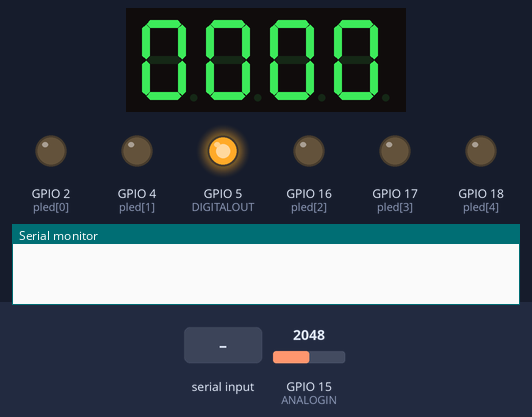
A sketch run on a simulated ESP32. Parts: 4-digit seven-segment display, output pins drawn as LEDs (lit = HIGH), the last lines printed to the serial monitor. The test bench sets the inputs (shaded band); at power-on: GPIO 15 (ANALOGIN) = 2048. The local clock reads 2024-03-15 10:24:30 at power-on unless the sketch sets it.

Above: at 1.2 s.
1.3 s: GPIO 15 (ANALOGIN) set to 110
At 2.4 s:
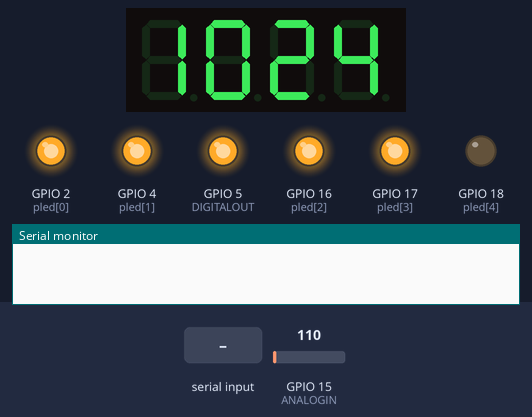
2.8 s: GPIO 15 (ANALOGIN) set to 95
At 3.4 s:
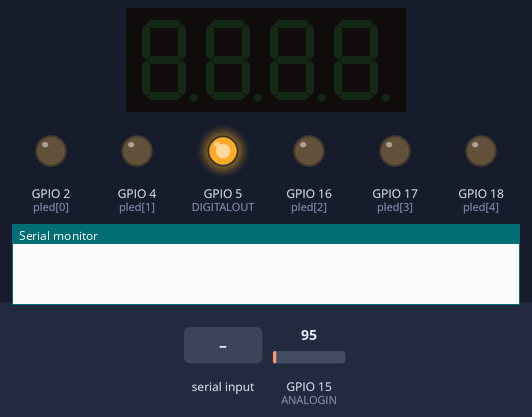
4.3 s: GPIO 15 (ANALOGIN) set to 3040
At 4.75 s:
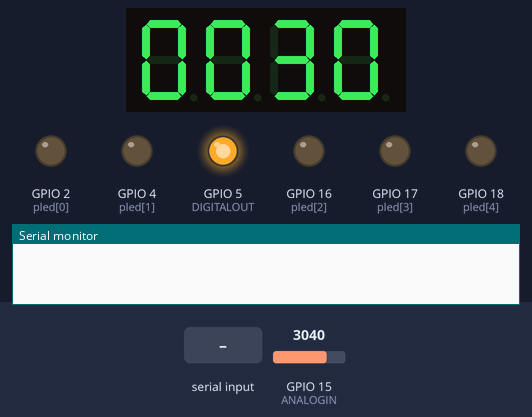
6.1 s: GPIO 15 (ANALOGIN) set to 2058
7.6 s: GPIO 15 (ANALOGIN) set to 1973
At 8.4 s:
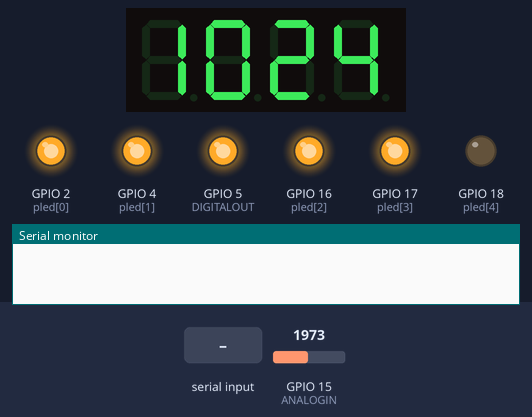
9.1 s: "90,45\n" received over Serial
At 9.6 s:
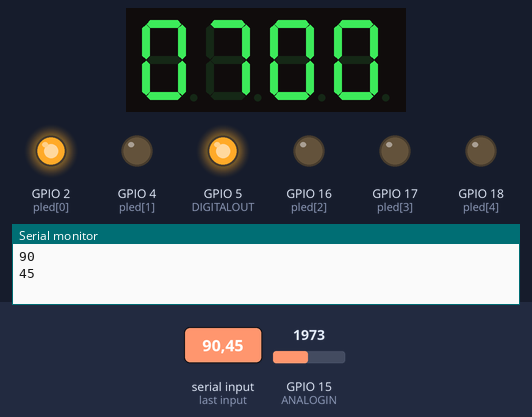
Timing chart, 0 to 12.1 s (numbered marks = the images above; inputs shaded):
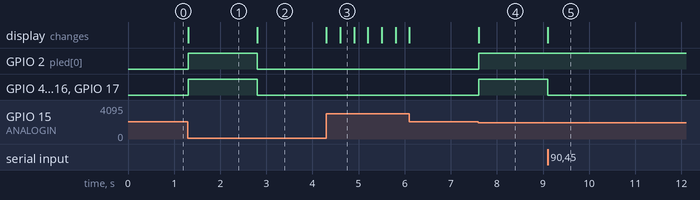

The sketch:

timer_clock.ino
```cpp
#include <Wire.h>
#include <TM1650.h>
#include <ESP32Time.h>

#define ANALOGIN 15
#define DIGITALOUT 5

TM1650 d;
ESP32Time T(25200);

byte nled = 5;
byte pled[] = {2, 4, 16, 17, 18};

enum MODES {OFF_MODE, CLOCK_MODE, PAUSE_MODE, STOPWATCH_MODE};
byte currentMode = OFF_MODE;

unsigned long t = 0;
byte tt = 0;

int timenow;
int stopwatch_time_csec = 0;
byte stopwatch_time_min = 0;
int analogin = 0;


hw_timer_t * timer = NULL;

void IRAM_ATTR timer_isr(){
  if (currentMode == OFF_MODE)
  {

  }
  else
  {
    if (currentMode == STOPWATCH_MODE)
    {
      stopwatch_time_csec++;
      if (stopwatch_time_csec >= 6000)
      {
        stopwatch_time_min++;
        stopwatch_time_csec = 0;
      }
    }

  }

}

void setup() {
  Serial.begin(9600);
  Wire.begin();

  d.init();

  for (int i = 0; i < nled; i++)
  {
    pinMode(pled[i], OUTPUT);
  }

  pinMode(DIGITALOUT, OUTPUT);
  pinMode(ANALOGIN, INPUT);
  digitalWrite(DIGITALOUT, HIGH);

  uint8_t timer_id = 0;
  uint16_t prescaler = 80;
  int threashold = 10000;
  timer = timerBegin(timer_id, prescaler, true);
  timerAttachInterrupt(timer, &timer_isr, true);
  timerAlarmWrite(timer, threashold, true);
  timerAlarmEnable(timer);
}

void loop() {
  analogin = analogRead(ANALOGIN);

  if (analogin < 100)
  {
    // Serial.println("Current mode: Off");
    currentMode = OFF_MODE;
    stopwatch_time_csec = 0;
    stopwatch_time_min = 0;

    tt = 0;

    d.displayOff();
  }
  else
  {
    d.displayOn();
    d.setBrightness(TM1650_MAX_BRIGHT);
    if (analogin < 2000)
    {

      if (Serial.available() > 0)
      {
        timenow = Serial.parseInt();

        if (timenow)
        {
          T.setTime(timenow);
        }

        Serial.println(timenow);
      }

      t = T.getHour(true) * 100 + T.getMinute();
      tt = T.getDay();
      // Serial.println("Current mode: Clock");
      currentMode = CLOCK_MODE;
    }
    else
    {
      t = stopwatch_time_csec;
      tt = stopwatch_time_min;
      if (analogin < 3000)
      {
        // Serial.println("Current mode: Pause");
        currentMode = PAUSE_MODE;
      }
      else
      {
        // Serial.println("Current mode: Stopwatch");
        currentMode = STOPWATCH_MODE;
      }
    }

  }

  char t_1 = ((t % 10000) / 1000) + '0';
  char t_2 = ((t % 1000) / 100) + '0';
  char t_3 = ((t % 100) / 10) + '0';
  char t_4 = ((t % 10) / 1) + '0';
  char line[] = {t_1,t_2,t_3,t_4};

  for (int i = 0; i < nled; i++)
  {
    digitalWrite(pled[i], bitRead(tt, i));
  }

  d.displayString(line);
}
```

Measured:
- the behaviour switches between 100 and 99 on GPIO 15 (ANALOGIN) (found by bisection; images 1 and 2)
- the behaviour switches between 2000 and 1999 on GPIO 15 (ANALOGIN) (found by bisection; images 3 and 4)
- after the input at 1.3 s, GPIO 2 (pled[0]), GPIO 4 (pled[1]), GPIO 16 (pled[2]), GPIO 17 (pled[3]): LOW → HIGH at once; the display: changes at once (image 1)
- after the input at 2.8 s, GPIO 2 (pled[0]), GPIO 4 (pled[1]), GPIO 16 (pled[2]), GPIO 17 (pled[3]): HIGH → LOW at once; the display: changes at once (image 2)
- after the input at 4.3 s, the display: first changes at once (image 3 shows a later state)
- after the input at 7.6 s, GPIO 2 (pled[0]), GPIO 4 (pled[1]), GPIO 16 (pled[2]), GPIO 17 (pled[3]): LOW → HIGH at once; the display: changes at once (image 4)
- after the input at 9.1 s, GPIO 4 (pled[1]), GPIO 16 (pled[2]), GPIO 17 (pled[3]): HIGH → LOW at once; the display: first changes at once (image 5 shows a later state)
